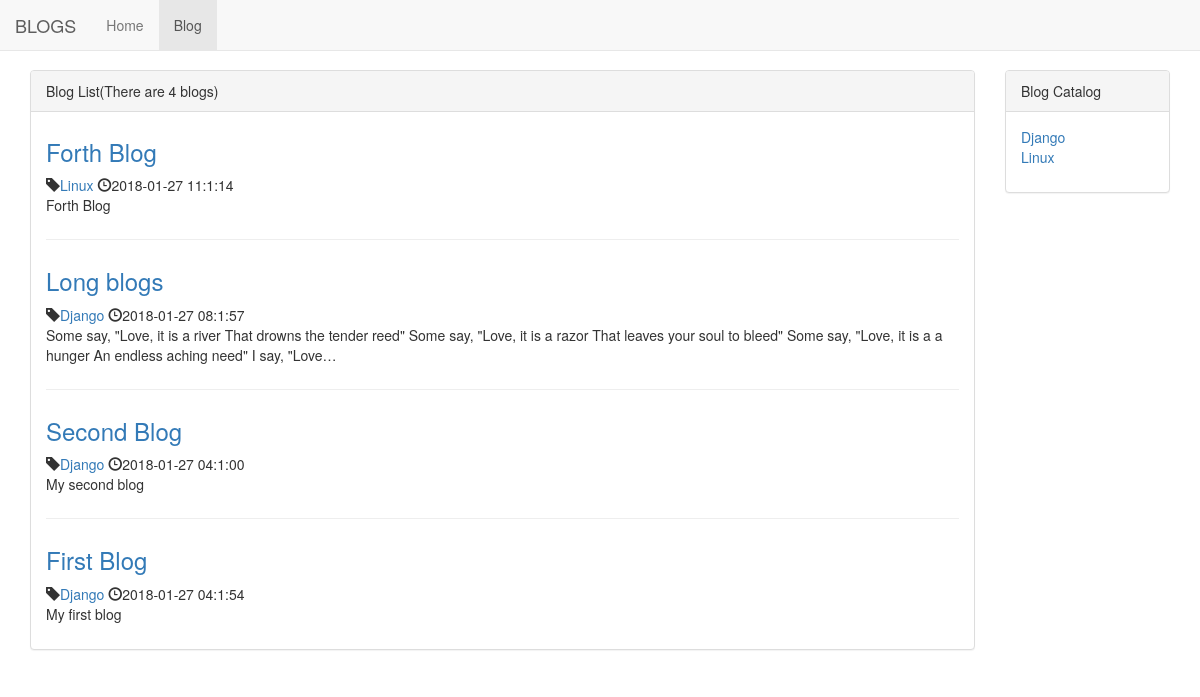
The page /blog/ on the database as committed earlier.
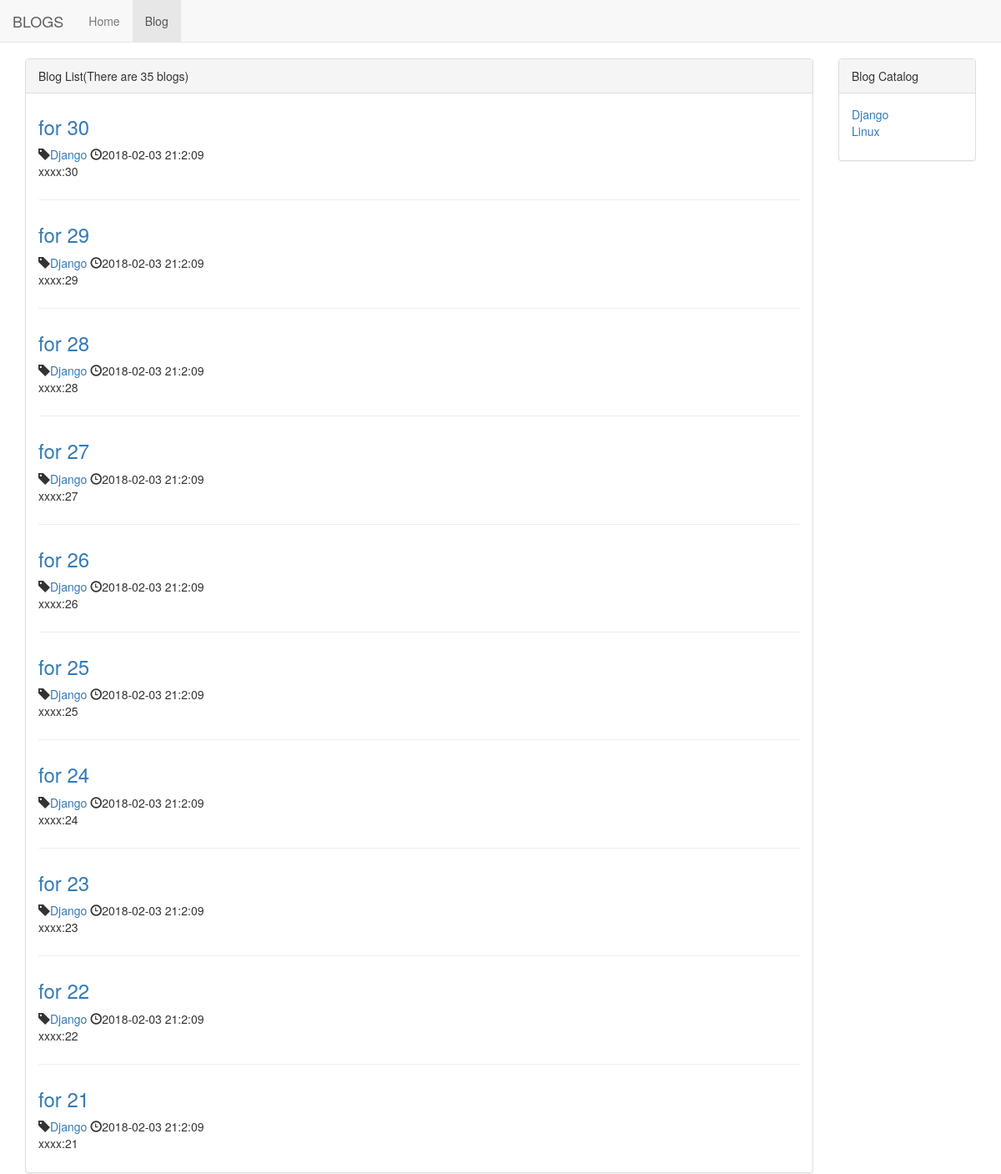
The same page on the database as committed later.
### blog/models.py (models this page shows, shortened)
class Blog(models.Model):
    title = models.CharField(max_length=50)
    blog_type = models.ForeignKey(BlogType,on_delete=models.DO_NOTHING)
    content = models.TextField()
    author = models.ForeignKey(User,on_delete=models.DO_NOTHING)
    create_time = models.DateTimeField(auto_now_add=True)
    last_update_time = models.DateTimeField(auto_now=True) # previous is DateFiled modified
    class Meta:
        ordering= ['-create_time']

class BlogType(models.Model):
    type_name = models.CharField(max_length=50)
    def __str__(self): # for displaying in admin management
        return self.type_name

### blog/views.py (the view)
# urls.py: path('',views.blog_list,name='blog_list'),
def blog_list(request):
    blogs_all_list = Blog.objects.all()
    paginator = Paginator(blogs_all_list,10)
    page_num =request.GET.get('page',1) # get the url's argc (GET requeset)
    page_of_blogs = paginator.get_page(page_num)
    context={}
    context['blogs'] = blogs_all_list
    context['page_of_blogs'] = page_of_blogs
    context['blog_types']=BlogType.objects.all()
    return render_to_response('blog/blog_list.html',context)

### blog/templates/blog/blog_list.html (shortened to what this page needs)
{% extends 'base.html' %}
{% block nav_blog_active %}active{% endblock %}
{% load staticfiles %}
{% block header_extend %}
    <link rel="stylesheet" href="{% static 'blog.css' %}">
{% endblock %}
{% block content %}
    <div class="container">
        <div class="row">
            <div class="col-xs-12 col-sm-8 col-md-9 col-lg-10">
                <div class="panel panel-default">
                    <div class="panel-heading">{% block blog_list_title %} Blog List(There are {{blogs|length}} blogs){% endblock %} </div>
                    <div class="panel-body">
                        {% for blog in page_of_blogs.object_list %}
                            <div class="blog">
                                    <h3><a href="{% url 'blog_detail' blog.pk %}">{{blog.title}}</a></h3>
                            <p class="blog-info">
                                    <span class="glyphicon glyphicon-tag"></span><a href="{% url 'blogs_with_type' blog.blog_type.pk %}">{{blog.blog_type}}</a>
                                    <span class="glyphicon glyphicon-time"></span>{{blog.create_time|date:"Y-m-d H:n:s"}}
                            </p>
                                    <p>{{blog.content|truncatechars:200}}</p>
                            </div>
                        {% empty %}
                            <div class="blog">
                                <h3>-- There is no Blogs --</h3>
                            </div>
                        {% endfor %}
                    </div>
                </div>
            </div>
            <div class="hidden-xs col-sm-4 col-md-3 col-lg-2">
                <div class="panel panel-default">
                    <div class="panel-heading">Blog Catalog</div>
                    <div class="panel-body">
                        <ul class="blog-types">
                            {% for blog_type in blog_types %}
                            <li><a href="{% url 'blogs_with_type' blog_type.pk %}">{{blog_type.type_name}}</a>
                            </li>
                            {% empty %}
                            <li>There is no Catalogs</li>
                            {% endfor %}
                        </ul>
                    </div>
                </div>
            </div>
        </div>
    </div>
{% endblock %}

Rows that differ between the two databases and show on the page:
no longer on this page (row unchanged): Blog: title "Forth Blog", blog_type "Linux", create_time "2018-01-27 11:1:14", content "Forth Blog"
no longer on this page (row unchanged): Blog: title "Long blogs", blog_type "Django", create_time "2018-01-27 08:1:57", content "Some say, \"Love, it is a river That drowns the tender reed\" Some say, \"Love, it is a razor That leaves your soul to bleed\" Some say, \"Love, it is a a hunger An endless aching need\" I say, \"Love…"
no longer on this page (row unchanged): Blog: title "Second Blog", blog_type "Django", create_time "2018-01-27 04:1:00", content "My second blog"
no longer on this page (row unchanged): Blog: title "First Blog", blog_type "Django", create_time "2018-01-27 04:1:54", content "My first blog"
added Blog: title "for 30", blog_type "Django", create_time "2018-02-03 21:2:09", content "xxxx:30"
added Blog: title "for 29", blog_type "Django", create_time "2018-02-03 21:2:09", content "xxxx:29"
added Blog: title "for 28", blog_type "Django", create_time "2018-02-03 21:2:09", content "xxxx:28"
added Blog: title "for 27", blog_type "Django", create_time "2018-02-03 21:2:09", content "xxxx:27"
added Blog: title "for 26", blog_type "Django", create_time "2018-02-03 21:2:09", content "xxxx:26"
added Blog: title "for 25", blog_type "Django", create_time "2018-02-03 21:2:09", content "xxxx:25"
added Blog: title "for 24", blog_type "Django", create_time "2018-02-03 21:2:09", content "xxxx:24"
added Blog: title "for 23", blog_type "Django", create_time "2018-02-03 21:2:09", content "xxxx:23"
added Blog: title "for 22", blog_type "Django", create_time "2018-02-03 21:2:09", content "xxxx:22"
added Blog: title "for 21", blog_type "Django", create_time "2018-02-03 21:2:09", content "xxxx:21"
Other text that changed with them:
{{ blogs|length }}: "4" → "35"
